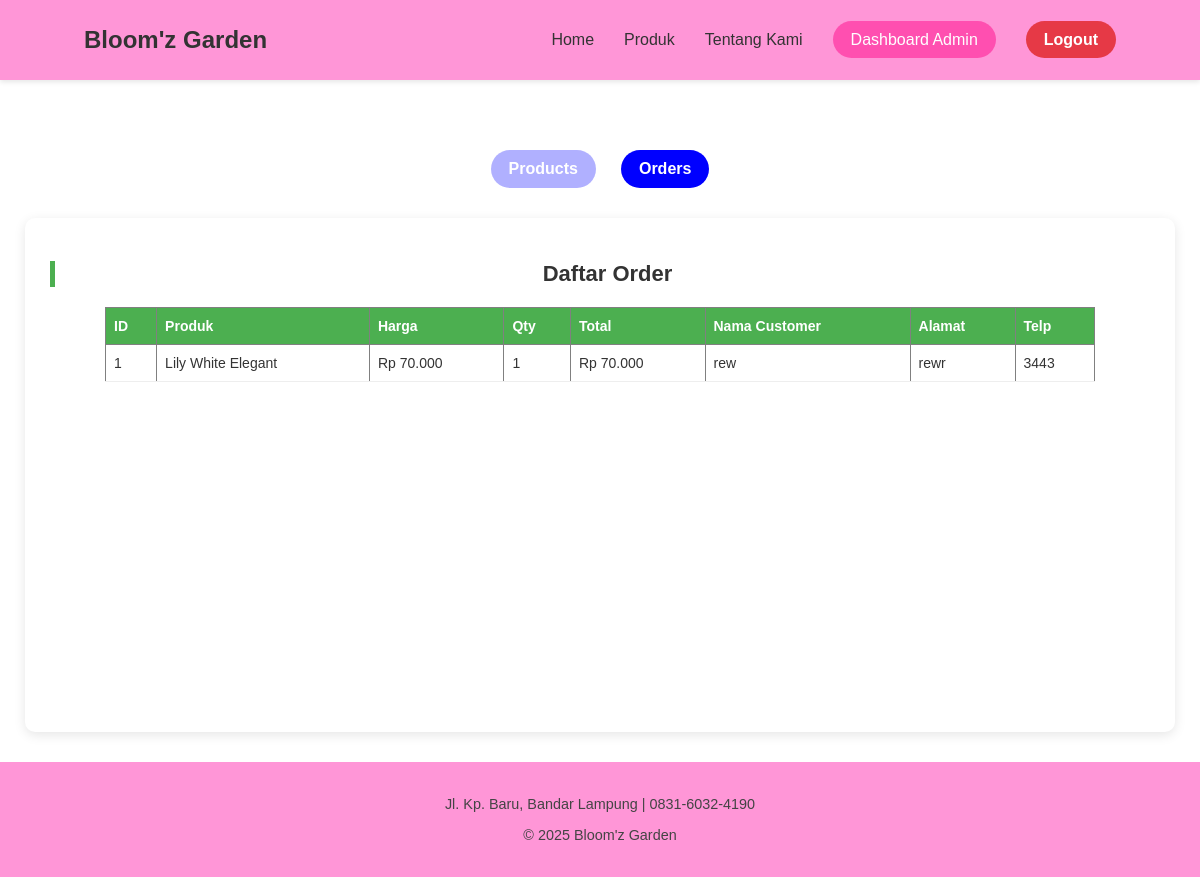
/dashboard-admin-order.php (signed in), run on the app's committed database.
### tables this page shows
CREATE TABLE `orders` (
  `id` int NOT NULL,
  `customer_id` int DEFAULT NULL,
  `product_name` varchar(255) NOT NULL,
  `product_price` int NOT NULL,
  `quantity` int NOT NULL,
  `total_price` int NOT NULL,
  `notes` text,
  `customer_name` varchar(255) NOT NULL,
  `customer_address` text NOT NULL,
  `customer_phone` varchar(20) NOT NULL
);

### dashboard-admin-order.php (the view, shortened to what this page needs)
<?php
include "koneksi.php";
?>
<!DOCTYPE html>
<html lang="id">
<head>
    <link rel="stylesheet" href="style.css">
</head>
<body>
    <header>
        <div class="logo">Bloom'z Garden</div>
        <nav>
            <ul>
                <li><a href="index.php">Home</a></li>
                <li><a href="produk.php">Produk</a></li>
                <li><a href="about.php">Tentang Kami</a></li>
                <?php if (isset($_SESSION['status_login'])): ?>
                    <?php if ($_SESSION['role'] === 'customer'): ?>
                        <li><a href="order.php">Order</a></li>
                        <li><a href="dashboard-customer.php" >Dashboard Customer</a></li>
                    <?php elseif ($_SESSION['role'] === 'admin'): ?>
                        <li><a href="dashboard-admin.php"  class="active">Dashboard Admin</a></li>
                    <?php endif; ?>
                    <li><a href="logout.php" class="btn-logout">Logout</a></li>
                <?php else: ?>
                    <li><a href="login.php" class="btn-login">Login</a></li>
                <?php endif; ?>
            </ul>
        </nav>
    </header>
    <div class="" style="width: 100%; margin-top: 150px; display: flex; justify-content: center; gap: 25px;">
        <a class="section-dashboard " href="dashboard-admin.php">
            Products
        </a>
        <a class="section-dashboard active-dashboard" href="dashboard-admin-order.php">
            Orders
        </a>
    </div>
    <section class="dashboard">
        <h2 style="text-align:center; margin-bottom:20px;">Daftar Order</h2>
        <?php
        $result = mysqli_query($conn, "SELECT * FROM orders ORDER BY id DESC");
        ?>
        <table border="1" cellpadding="10" cellspacing="0" style="width:90%; margin:auto; background:#fff;">
            <tr style="background:#d34ca7; color:white;">
                <th>ID</th>
                <th>Produk</th>
                <th>Harga</th>
                <th>Qty</th>
                <th>Total</th>
                <th>Nama Customer</th>
                <th>Alamat</th>
                <th>Telp</th>
            </tr>
            <?php
            $no = 1;
            while ($row = mysqli_fetch_assoc($result)) :
            ?>
                <tr>
                    <td><?= $no++; ?></td>
                    <td><?= $row['product_name']; ?></td>
                    <td>Rp <?= number_format($row['product_price'], 0, ',', '.'); ?></td>
                    <td><?= $row['quantity']; ?></td>
                    <td>Rp <?= number_format($row['total_price'], 0, ',', '.'); ?></td>
                    <td><?= $row['customer_name']; ?></td>
                    <td><?= $row['customer_address']; ?></td>
                    <td><?= $row['customer_phone']; ?></td>
                </tr>
            <?php endwhile; ?>
        </table>
    </section>
    <footer>
        <p>Jl. Kp. Baru, Bandar Lampung | 0831-6032-4190</p>
        <p>© 2025 Bloom'z Garden</p>
    </footer>
</body>
</html>

### style.css (style rules this page uses)
body { font-family: "Poppins", sans-serif; margin: 0; background-color: white; color: #333; scroll-behavior: smooth; }
header { background-color: #ff96d7; display: flex; justify-content: space-between; align-items: center; padding: 15px 7%; box-shadow: 0 2px 5px rgba(0, 0, 0, 0.1); position: fixed; top: 0; left: 0; right: 0; z-index: 1000; }
nav ul { list-style: none; display: flex; gap: 30px; }
nav a { text-decoration: none; color: #333; font-weight: 500; transition: color 0.3s; }
.btn-logout { color: #fff; background: #e63946; font-weight: 600; text-decoration: none; transition: 0.3s; padding: 10px 18px; border-radius: 20px; }
.section-dashboard { display: inline-block; color: white; background-color: rgba(0, 0, 255, 0.308); font-weight: 600; text-decoration: none; padding: 10px 18px; border-radius: 20px; }
.active-dashboard { display: inline-block; color: white; background-color: blue; font-weight: 600; text-decoration: none; padding: 10px 18px; border-radius: 20px; }
.logo { font-size: 1.5em; font-weight: bold; }
footer { background-color: #ff96d7; text-align: center; padding: 20px; font-size: 0.9em; color: #444; }
nav ul li a.active { color: #fff; background-color: #ff4fb0; padding: 10px 18px; border-radius: 20px; }
.dashboard { max-width: 1100px; min-height: 58vh; margin: 30px auto; background: #fff; padding: 25px; border-radius: 10px; box-shadow: 0 3px 12px rgba(0,0,0,0.1); }
.dashboard h2 { margin-bottom: 15px; color: #333; font-size: 22px; border-left: 5px solid #4CAF50; padding-left: 10px; }
table { border-collapse: collapse; margin-top: 20px; background: white; width: 100%; }
table th { background: #4CAF50; color: white; padding: 10px 8px; font-size: 14px; text-align: left; }
table td { padding: 10px 8px; border-bottom: 1px solid #eee; font-size: 14px; }

### data on the page
orders: product_name "Lily White Elegant", product_price "70.000", quantity "1", total_price "70.000", customer_name "rew", customer_address "rewr", customer_phone "3443"
